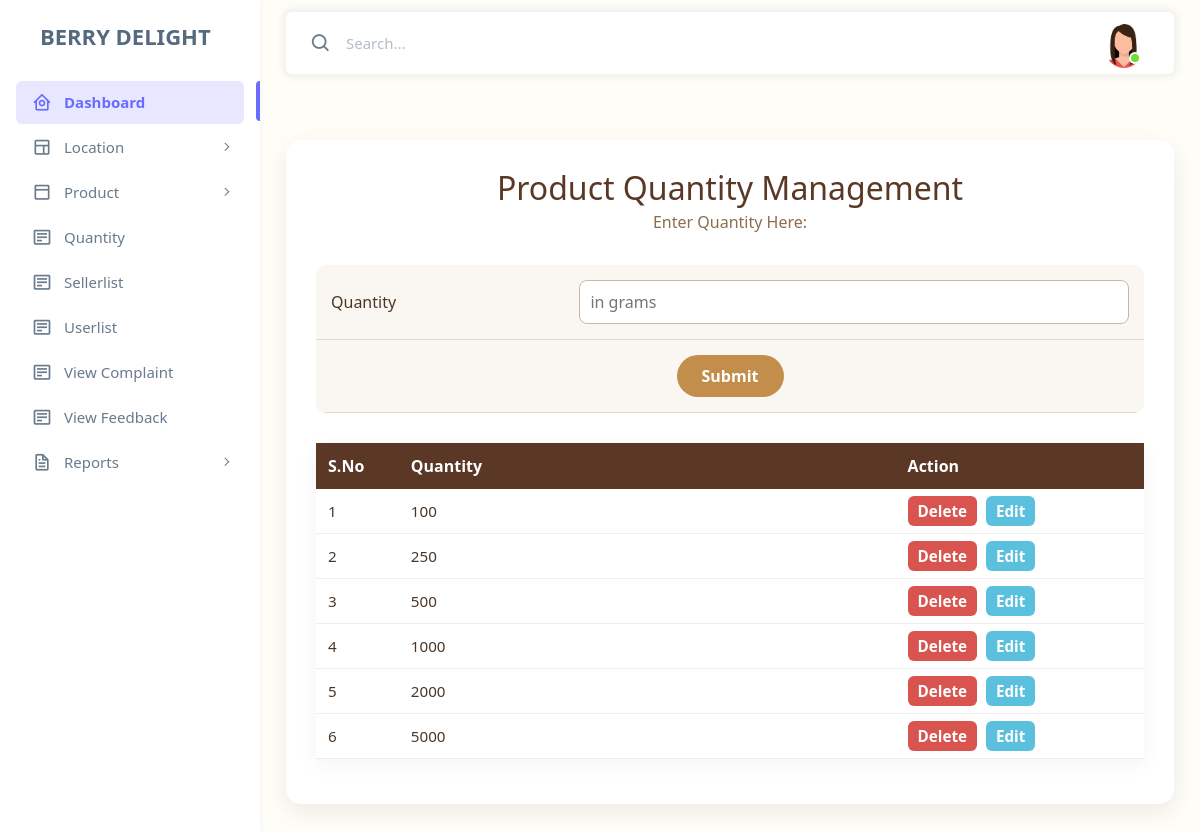
Page /Project/Admin/Quantity.php on the committed database.
### tables this page shows
CREATE TABLE `tbl_quantity` (
  `quantity_id` int(11) NOT NULL,
  `quantity_name` varchar(50) NOT NULL
);

### Project/Admin/Quantity.php (the view, shortened to what this page needs)
<?php
$qname="";
include("../Assets/Connection/Connection.php");
include("Header.php");
			?>
<!DOCTYPE html>
<html xmlns="http://www.w3.org/1999/xhtml">
<head>
</head>
<body>
<div class="quantity-admin-container">
  <div class="quantity-admin-header">
    <h1>Product Quantity Management</h1>
    <p>Enter Quantity Here:</p>
  </div>
  <form id="form1" name="form1" method="post" action="">
    <table class="quantity-form-table">
      <tr>
        <td width="30%">Quantity</td>
        <td>
          <input type="number" placeholder="in grams" name="txt_quantity" id="txt_quantity" value="<?php echo $qname?>" required="required"/>
        </td>
      </tr>
      <tr>
        <td colspan="2" align="center">
          <input type="submit" name="btn_submit" id="btn_submit" value="Submit" />
        </td>
      </tr>
    </table>
    <table class="quantity-list-table">
      <tr>
        <th width="10%">S.No</th>
        <th width="60%">Quantity</th>
        <th width="30%">Action</th>
      </tr>
      <?php
      $sel="select * from tbl_quantity";
      $res=$Con->query($sel);
      $i=0;
      while($data=$res->fetch_assoc())
      {
        $i++
      ?>
      <tr>
        <td><?php echo $i; ?></td>
        <td><?php echo $data["quantity_name"]; ?></td>
        <td class="quantity-action-links">
          <a href="Quantity.php?delId=<?php echo $data["quantity_id"]?>">Delete</a>
          <a href="Quantity.php?editId=<?php echo $data["quantity_id"]?>">Edit</a>
        </td>
      </tr>
      <?php
      }
      ?>
    </table>
  </form>
</div>
</body>
</html>
<?php
include("Footer.php");
?>

### Project/Admin/Quantity.php (style rules this page uses)
body { font-family: "Segoe UI", Tahoma, Geneva, Verdana, sans-serif; background: #fffdf7; margin: 0; padding: 0; }
.quantity-admin-container { max-width: 1000px; margin: 40px auto; background: #ffffff; padding: 30px; border-radius: 15px; box-shadow: 0 8px 25px rgba(0,0,0,0.08); }
.quantity-admin-header { text-align: center; margin-bottom: 30px; }
.quantity-admin-header h1 { font-size: 2rem; color: #5a3825; margin-bottom: 5px; }
.quantity-admin-header p { color: #8c6d4d; font-size: 1rem; }
.quantity-form-table { width: 100%; border-collapse: collapse; margin-bottom: 30px; background: #faf7f2; border-radius: 10px; overflow: hidden; }
.quantity-form-table td { padding: 15px; border-bottom: 1px solid #e0d7ce; font-size: 1rem; color: #4a3728; }
.quantity-form-table input[type="number"] { width: 100%; padding: 10px; border: 1px solid #c7b8a6; border-radius: 8px; font-size: 1rem; }
.quantity-form-table input[type="submit"] { background: #c38e4b; color: white; font-weight: bold; padding: 10px 25px; border: none; border-radius: 25px; cursor: pointer; transition: 0.3s; }
.quantity-list-table { width: 100%; border-collapse: collapse; box-shadow: 0 5px 20px rgba(0,0,0,0.05); }
.quantity-list-table th { background: #5a3825; color: #fff; padding: 12px; text-align: left; font-size: 1rem; }
.quantity-list-table td { padding: 12px; border-bottom: 1px solid #eee; font-size: 0.95rem; color: #4a3728; }
.quantity-action-links a { text-decoration: none; font-weight: bold; padding: 5px 10px; border-radius: 6px; margin-right: 5px; }
.quantity-action-links a:first-child { background: #d9534f; color: white; }
.quantity-action-links a:last-child { background: #5bc0de; color: white; }

### rows in the picture
tbl_quantity: quantity_name "100"
tbl_quantity: quantity_name "250"
tbl_quantity: quantity_name "500"
tbl_quantity: quantity_name "1000"
tbl_quantity: quantity_name "2000"
tbl_quantity: quantity_name "5000"
